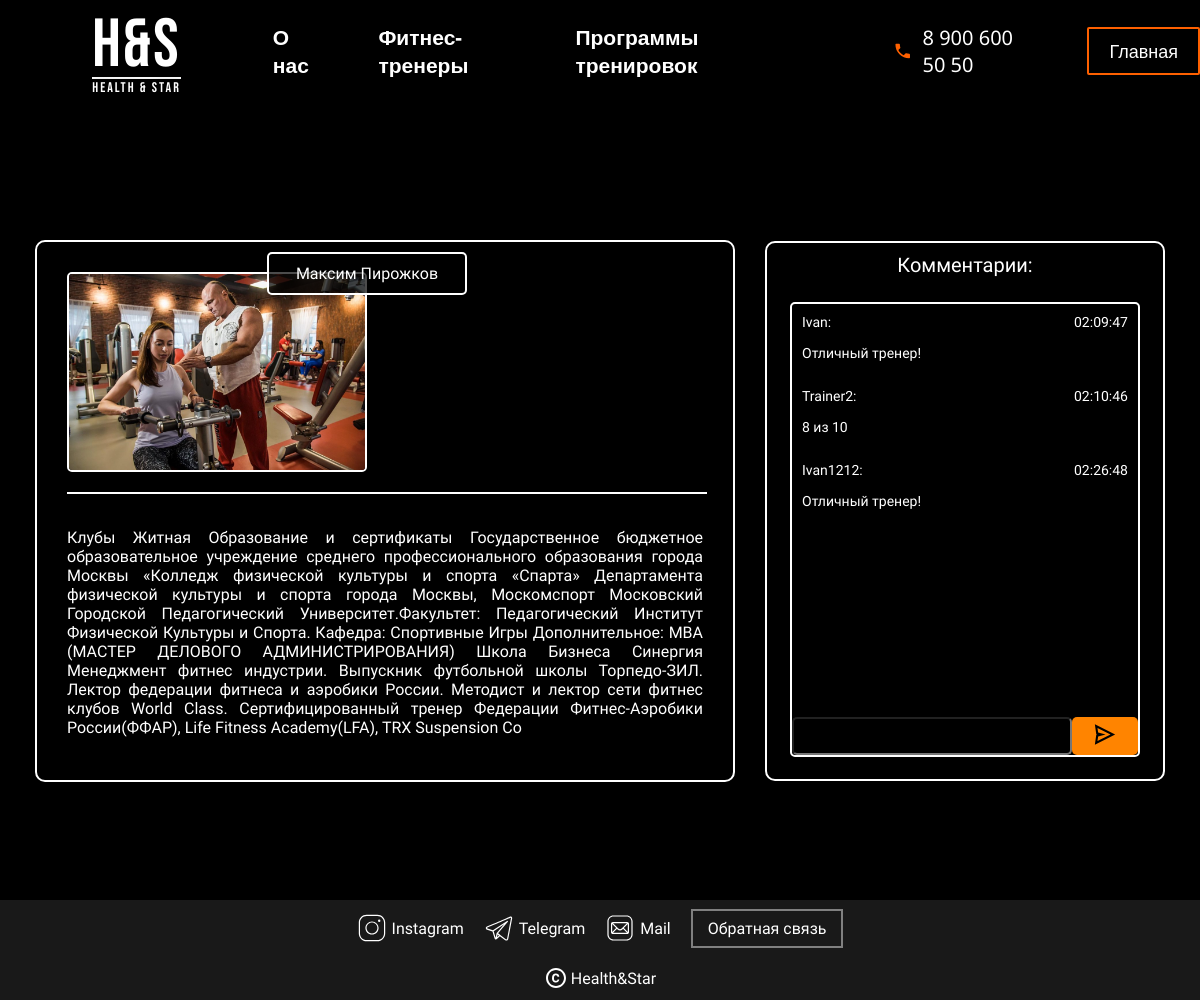
Screenshot of /pages/card_trainer.php?id=70 (signed in) with the database file from the repository.
### tables this page shows
CREATE TABLE `users` (
  `id` int(11) NOT NULL,
  `login` varchar(100) DEFAULT NULL,
  `pass` varchar(100) DEFAULT NULL,
  `name` varchar(255) DEFAULT NULL,
  `date` date DEFAULT NULL,
  `description` text,
  `role` int(11) DEFAULT NULL,
  `img` varchar(255) DEFAULT NULL,
  `sphere` varchar(255) DEFAULT NULL
);

CREATE TABLE `comments` (
  `id` int(11) NOT NULL,
  `id_trainer` int(11) NOT NULL,
  `comment` varchar(255) NOT NULL,
  `time` varchar(255) DEFAULT NULL,
  `login` varchar(255) DEFAULT NULL
);

### include/functions.php (called while the page is built, shortened)
<?php
function out_url($pages = '') {
    return HOST . "/pages/$pages";
}
function db() {
    try {
        return new PDO("mysql:host=" . DB_HOST . "; dbname=" . DB_NAME . "; charset=utf8", DB_USER, DB_PASS, [
            PDO::ATTR_EMULATE_PREPARES => false,
            PDO::ATTR_ERRMODE => PDO::ERRMODE_EXCEPTION,
            PDO::ATTR_DEFAULT_FETCH_MODE => PDO::FETCH_ASSOC
        ]);
    } catch (PDOException $e) {
        die($e->getMessage());
    }
}
function db_query($sql = ''){
    return db()->query($sql);
}
function get_trainer_info($id){
    return db_query("SELECT * FROM users WHERE id = '$id';")->fetch();
}
function get_comment($id_users)
{
    $res = db_query("SELECT * FROM comments WHERE id_trainer = '$id_users'");
    $orders =  $res->fetchAll();
    return $orders;
}

### pages/card_trainer.php (the view, shortened to what this page needs)
<?php
require_once '../include/header.php';
$comments = get_comment($_GET['id']);
$trainer_card = get_trainer_info($_GET['id']);
?>
<body class="color_background">
<div class="train_add_programm">
    <div class="train_programm_container">
        <div class="train_programm_container_up">
            <div class="train_programm_container_up-img">
                <div class="programm_container_up-description">
                    <p><?= $trainer_card['name']?></p>
                </div>
                <img src="../img/<?= $trainer_card['img']?>" class="programm_container_up-img">
            </div>
        </div>
        <div class="train_programm_container_down">
            <div class="train_programm_container_down_p">
                <p align="justify"><?= $trainer_card['description']?></p>
            </div>
        </div>
    </div>
    <div class="comment">
        <p class="comment_logo">Комментарии:</p>
        <div class="comment_block">
            <div class="comment_p">
                <div class="div_comment">
                    <?php if (!empty($comments)): ?>
                        <?php foreach ($comments as $comment): ?>
                        <div class="comment_container">
                            <div class="comment_down">
                                <p><?php echo $comment['login'] ?>:</p>
                                <p><?php echo $comment['time'] ?></p>
                            </div>
                            <div class="comment_up">
                                <p><?php echo $comment['comment'];?></p>
                            </div>
                        </div>
                        <?php endforeach; ?>
                    <?php endif; ?>
                </div>
                <form method="post" action="" class="form_comment">
                    <input type="text" required class="profile_login input_com" autocomplete="off" name="comment">
                    <button type="submit" class="btn_comment ">
                    </button>
                </form>
            </div>
        </div>
    </div>
</div>
<header class="header">
    <div class="header__container">
        <div class="header__navigation">
            <div class="header__logo">
                <a class="logo_link" href="">
                    <p class="logo">H&S</p>
                </a>
            </div>
            <div class="navigation">
                <a class="about_us">О нас</a>
                <a class="about_trainer">Фитнес-тренеры</a>
                <a class="about_training">Программы тренировок</a>
            </div>
            <div class="navigation__container">
                <a href="#" class="navigation__phone">
                    <p class="phone-number">8 900 600 50 50</p>
                </a>
                <?php if (isset($_SESSION['user']['id']) && !empty($_SESSION['user']['id'])){?>
                    <a class="login" href="<?php echo out_url("index.php"); ?>">Главная</a>
                <?php }else { ?>
                    <a class="login" href="<?php echo get_url('register.php'); ?>">Регистрация</a>
                    <a class="login" href="<?php echo get_url('login.php'); ?>">Авторизация</a>
                <?php } ?>
            </div>
        </div>
    </div>
</header>
<div class="container container_login">
    <div class="page-panel__main">
        <video autoplay muted loop class="video video_login">
            <source src="../videos/Gym%20cinematic%20promotion%20video.mp4">
        </video>
    </div>
</div>
<footer class="footer">
    <div class="footer__content">
        <div class="link__contacts">
            <div class="navigation__contacts">
                <a href="#" class="container_instagram">
                    <svg class="insta" fill="#ffffff" xmlns="http://www.w3.org/2000/svg"  viewBox="0 0 50 50" width="50px" height="50px">
                        <p>Instagram</p>
                    </svg>
                </a>
                <a href="#" class="container_telegram">
                    <p>Telegram</p>
                </a>
                <a href="#" class="container_mail">
                    <p>Mail</p>
                </a>
                <a href="#" class="callback">Обратная связь</a>
            </div>
        </div>
        <div class="link__copyright">
            <p>Health&Star</p>
        </div>
    </div>
</footer>
<?php include '../include/footer.php'; ?>

### include/header.php (shortened to what this page needs)
<?php
    include 'functions.php';
?>
<!doctype html>
<html lang="en">
<head>
    <link href="../css/all.css" rel="stylesheet">
</head>

### include/footer.php (shortened to what this page needs)
</body>
</html>

### css/profile.css (style rules this page uses)
.container_login { position: relative; height: 840px; }
.profile_login { background-color: rgba(1,1,1,0.2); padding: 0px 10px; border-radius: 5px; width: 300px; height: 30px; line-height: 30px; font-size: 17px; color: white; }
.train_add_programm { z-index: 2; width: 100%; display: flex; justify-content: center; align-items: center; position: absolute; gap: 30px; margin-top: 240px; }
.train_programm_container { border-radius: 10px; flex-direction: column; display: flex; width: 700px; height: 542px; border: white 2px solid; background-color: rgba(1,1,1,0.5); z-index: 15; }
.comment { border-radius: 10px; display: flex; padding: 10px; flex-direction: column; align-items: center; width: 400px; height: 540px; border: white 2px solid; background-color: rgba(1,1,1,0.5); z-index: 15; }
.comment_logo { font-size: 20px; margin-bottom: 25px; }
.comment_p { border-radius: 5px; display: flex; justify-content: space-between; flex-direction: column; border: white 2px solid; width: 350px; height: 455px; }
.form_comment { display: flex; height: 40px; }
.btn_comment { cursor: pointer; background-color: rgba(255, 132, 0, 1); border-radius: 5px; width: 70px; }
.input_com { height: 100%; }
.div_comment { display: flex; gap: 7px; overflow-y: scroll; flex-direction: column; align-items: center; height: 100%; width: 100%; }
.div_comment p { font-size: 14px; border-radius: 5px; }
.comment_down { width: 100%; display: flex; justify-content: space-between; }

### rows the page displays
users: name "Максим Пирожков", img (picture), description "Клубы Житная Образование и сертификаты Государственное бюджетное образовательное учреждение среднего профессионального образования города Москвы «Колледж физической культуры и спорта «Спарта» Департамента физической культуры и спорта города Москвы, Москомспорт Московский Городской Педагогический Университет.Факультет: Педагогический Институт Физической Культуры и Спорта. Кафедра: Спортивные Игры Дополнительное: MBA (МАСТЕР ДЕЛОВОГО АДМИНИСТРИРОВАНИЯ) Школа Бизнеса Синергия Менеджмент фитнес индустрии. Выпускник футбольной школы Торпедо-ЗИЛ. Лектор федерации фитнеса и аэробики России. Методист и лектор сети фитнес клубов World Class. Сертифицированный тренер Федерации Фитнес-Аэробики…"
comments: login "Ivan", time "02:09:47", comment "Отличный тренер!"
comments: login "Trainer2", time "02:10:46", comment "8 из 10"
comments: login "Ivan1212", time "02:26:48", comment "Отличный тренер!"
